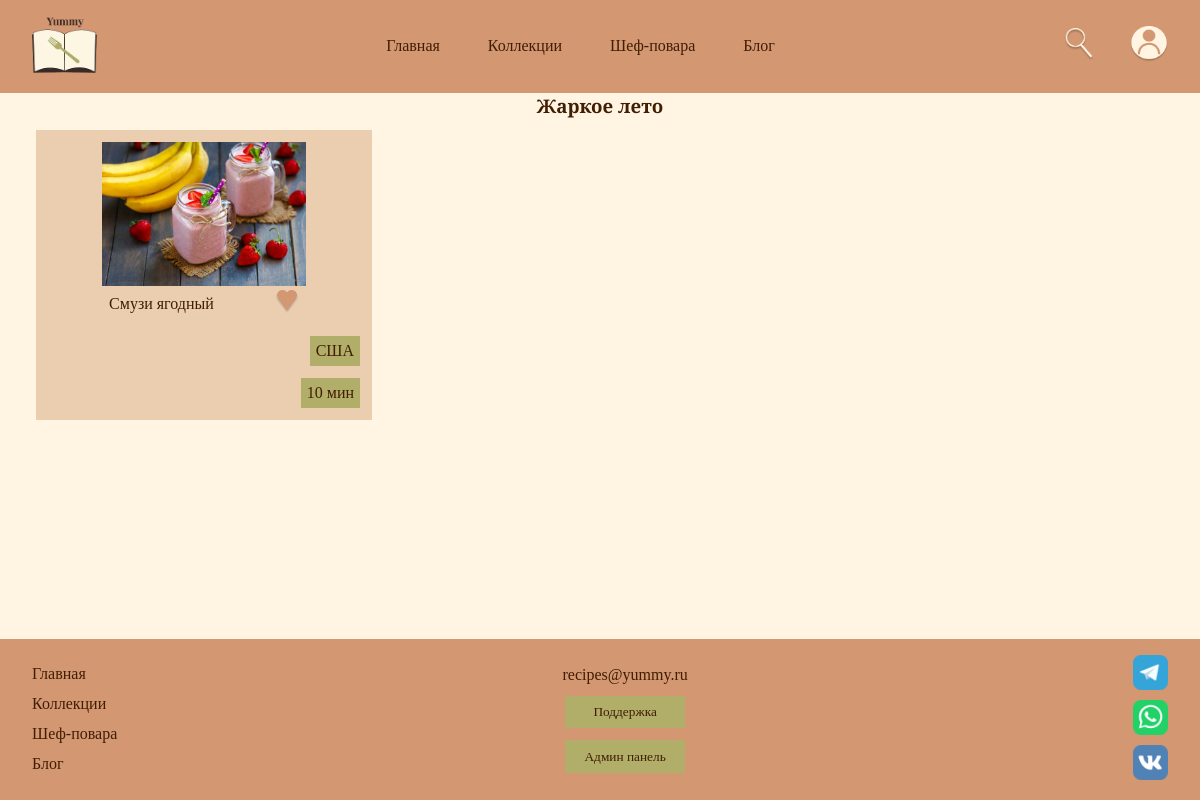
The app's page /collection.php?id=9 (signed in) with its own data.
### tables this page shows
CREATE TABLE `collections` (
  `id_collections` int(10) UNSIGNED NOT NULL,
  `user_id` int(10) UNSIGNED NOT NULL,
  `name` varchar(100) NOT NULL,
  `image_url` varchar(255) DEFAULT 'default_collection.jpg',
  `created_at` timestamp NOT NULL DEFAULT current_timestamp()
);

CREATE TABLE `recipes` (
  `id_recipes` int(10) UNSIGNED NOT NULL,
  `title` varchar(255) NOT NULL,
  `country` varchar(100) DEFAULT NULL,
  `cooking_time_minutes` int(11) DEFAULT NULL,
  `calories` int(11) DEFAULT NULL,
  `instructions` text NOT NULL,
  `image_url` varchar(255) DEFAULT NULL,
  `chef_id` int(10) UNSIGNED DEFAULT NULL,
  `created_at` timestamp NOT NULL DEFAULT current_timestamp()
);

### helpers.php (called while the page is built, shortened)
<?php
function getUserFavorites($pdo, $userId, $type) {
    $map = [
        'recipe'     => ['table' => 'favorite_recipes',     'col' => 'recipe_id'],
        'collection' => ['table' => 'favorite_collections', 'col' => 'collection_id'],
        'article'    => ['table' => 'favorite_articles',    'col' => 'article_id'],
        'chef'       => ['table' => 'favorite_chefs',       'col' => 'chef_id']
    ];
    $stmt = $pdo->prepare("SELECT {$map[$type]['col']} FROM {$map[$type]['table']} WHERE user_id = ?");
    $stmt->execute([$userId]);
    return $stmt->fetchAll(PDO::FETCH_COLUMN);
}
function getFavIcon($pdo, $userId, $type, $id) {
    return in_array($id, getUserFavorites($pdo, $userId, $type)) ? 'favorite_del.png' : 'favorite.png';
}
?>

### collection.php (the view, shortened to what this page needs)
<?php
require_once 'config.php';
require_once 'helpers.php';
$userId = $_SESSION['user_id'] ?? 0;
$id = isset($_GET['id']) ? (int)$_GET['id'] : 0;
$stmtColl = $pdo->prepare("SELECT * FROM collections WHERE id_collections = ?");
$stmtColl->execute([$id]);
$collection = $stmtColl->fetch();
$stmtRecipes = $pdo->prepare("
    SELECT r.id_recipes AS id, r.title, r.image_url, r.country, r.cooking_time_minutes, r.calories
    FROM collection_recipes cr
    JOIN recipes r ON cr.recipe_id = r.id_recipes
    WHERE cr.collection_id = ?
");
$stmtRecipes->execute([$id]);
$recipes = $stmtRecipes->fetchAll();
?>
<!DOCTYPE html>
<html>
<head>
    <link rel="stylesheet" type="text/css" href="style.css">
</head>
<body>
<header>
    <a href="index.php"><img src="img/logo.png" width="65vw"></a>
    <div class="header_center">
        <ul class="header_ul">
            <li class="header_ul_li"><a href="index.php">Главная</a></li>
            <li class="header_ul_li"><a href="list_collection.php">Коллекции</a></li>
            <li class="header_ul_li"><a href="chefs.php">Шеф-повара</a></li>
            <li class="header_ul_li"><a href="blog.php">Блог</a></li>
        </ul>
    </div>
    <div class="header_right">
        <a href="find.php"><img src="img/find.png" width="30vw"></a>
        <a href="account_list_collection.php"><img src="img/account.png" width="38vw"></a>
    </div>
</header>
<main>
    <h3><?= htmlspecialchars($collection['name']) ?></h3>
    <div class="catalog">
        <?php foreach ($recipes as $recipe): ?>
            <div class="card">
                <div class="card_img">
                    <a href="recipe.php?id=<?= $recipe['id'] ?>">
                        <img src="img/<?= htmlspecialchars($recipe['image_url'] ?: 'default_recipe.jpg') ?>" style="max-width: 100%;">
                    </a>
                </div>
                <div class="card_center">
                    <p><a href="recipe.php?id=<?= $recipe['id'] ?>" style="color: #411D03; text-decoration: none;"><?= htmlspecialchars($recipe['title']) ?></a></p>
                    <div class="card_btn">
                    <?php if ($userId > 0): ?>
                    <button class="btn_card" onclick="toggleFavorite('recipe', <?= $recipe['id'] ?>, this)">
                        <img src="img/<?= getFavIcon($pdo, $userId, 'recipe', $recipe['id']) ?>" width="24">
                    </button>
                    <?php else: ?>
                    <button class="btn_card" onclick="alert('Войдите в аккаунт')">
                        <img src="img/favorite.png" width="24">
                    </button>
                    <?php endif; ?>
                    </div>
                </div>
                <div class="card_tags">
                    <?php if (!empty($recipe['country'])): ?><div class="card_tag"><p><?= htmlspecialchars($recipe['country']) ?></p></div><?php endif; ?>
                    <?php if (!empty($recipe['cooking_time_minutes'])): ?><div class="card_tag"><p><?= htmlspecialchars($recipe['cooking_time_minutes']) ?> мин</p></div><?php endif; ?>
                </div>
            </div>
        <?php endforeach; ?>
    </div>
</main>
<?php include 'footer.php'; ?>
</body>
</html>

### style.css (style rules this page uses)
html, body { height: 100%; }
body { background-color: #FFF5E2; display: flex; flex-direction: column; min-height: 100vh; }
main { background-color: #FFF5E2; flex: 1; }
* { margin: 0; padding: 0; }
a { text-decoration: none; color: #411D03; font-family: "Playfair Display"; }
p { color: #411D03; font-family: "Cormorant Garamond"; }
h3 { color: #411D03; text-align: center; padding-bottom: 1vw; font-family: "Playfair Display"; }
:root { --bg_page: #FFF5E2; --text: #411D03; --bg_input: #D6B38D; --bg_card: #EBCEAF; --bg_header_footer: #D39772; --accent: #B1AE69; }
header { background-color: #D39772; padding: 1.336vw 2.671vw; display: flex; justify-content: space-between; align-items: center; }
header ul { list-style: none; }
header a { text-decoration: none; color: #411D03; }
.header_ul { display: flex; flex-direction: row; gap: 4vw; }
.header_right { display: flex; align-items: center; gap: 3vw; }
main { background-color: #FFF5E2; }
body { background-color: #FFF5E2; }
.card_img img { width: 17vw; height: 12vw; }
.catalog { display: grid; grid-template-columns: repeat(3, 1fr); margin: 0 3vw; gap: 5vw; }
.card { background-color: #EBCEAF; padding: 1vw; margin-bottom: 1vw; }
.card_img { text-align: center; }
.card_center { display: flex; align-items: center; justify-content: space-evenly; flex-direction: row; }
.card_tags { display: flex; gap: 1vw; flex-direction: column; align-items: end; margin-top: 1.5vw; }
.btn_card { border: none; background-color: #EBCEAF; }
.card_tag { background-color: #B1AE69; width: max-content; padding: 0.5vw; text-align: center; }

### records on screen
collections: name "Жаркое лето"
recipes: image_url (picture), title "Смузи ягодный", country "США", cooking_time_minutes "10"
